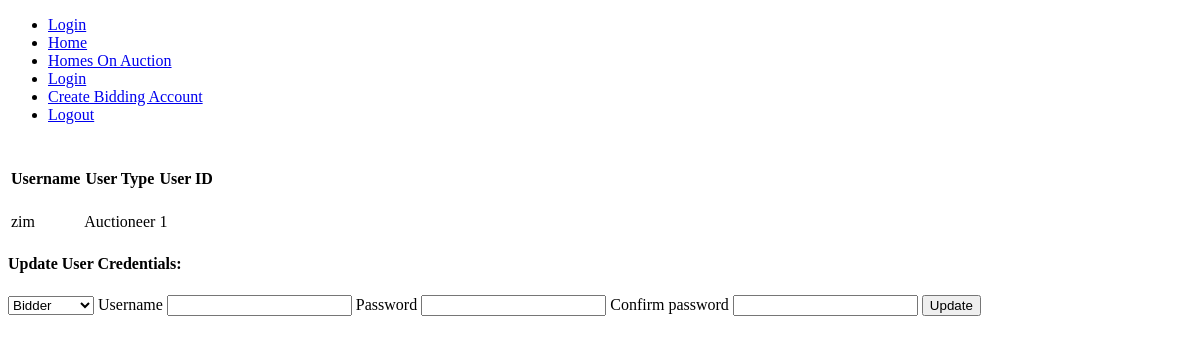
The app's page /admin/admin1, older data.
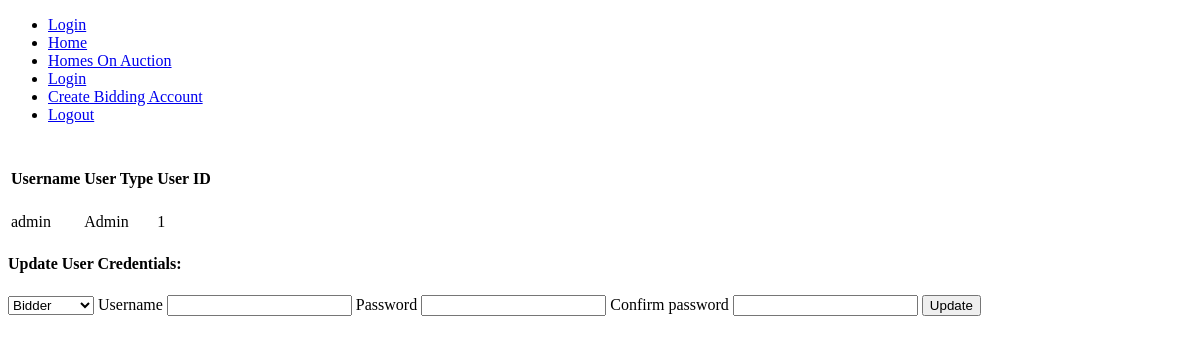
The same page, newer data.
### models.py (models this page shows, shortened)
class User(UserMixin, db.Model):
    role = db.Column(db.String(32), nullable=False)
    user_id = db.Column(db.Integer, primary_key=True)
    offers = db.relationship('Items', secondary='bids',backref=db.backref('bidders', lazy='dynamic'))
    username = db.Column(db.String(64), unique=True, index=True)
    password_hash = db.Column(db.String(128))
    @property
    def password(self):
        raise AttributeError('password is not a readable attribute')

### app.py (the view, shortened to what this page needs)
@app.route("/admin/<username>" + "<user_id>", methods=['GET', 'POST'])
def user_index(username, user_id):
    username = User.query.get(username)
    data = User.query.get(int(user_id))
    form = UpdateUser()
    return render_template('user-index.html', form=form, data=data)

### forms.py (shortened to what this page needs)
class UpdateUser(FlaskForm):
    role = SelectField('types', choices=[('Bidder', 'Bidder'), ('Auctioneer', 'Auctioneer')])
    username = StringField('Username', validators=[
        DataRequired(), Length(1, 64),
        Regexp('^[A-Za-z][A-Za-z0-9_.]*$', 0,
               'Usernames must have only letters, numbers, dots or '
               'underscores')])
    password = PasswordField('Password', validators=[
        DataRequired(), EqualTo('password2', message='Passwords must match.')])
    password2 = PasswordField('Confirm password', validators=[DataRequired()])
    submit = SubmitField('Update')

### templates/user-index.html (shortened to what this page needs)
{% extends "base.html" %}
{% block content %}
<table>
<thead>
  <tr>
    <th><h4>Username</h4></th>
    <th><h4>User Type</h4></th>
    <th><h4>User ID</h4></th>
  </tr>
</thead>
<tbody>
  <tr>
    <td>{{ data.username }}</td>
    <td>{{ data.role }}</td>
    <td>{{ data.user_id }}</td>
  </tr>
</tbody>
</table>
<h4>Update User Credentials:</h4>
<form method="POST">
    {{ form.role() }}
    {{ form.username.label }} {{form.username}}
    {{ form.password.label }} {{ form.password }}
    {{ form.password2.label }} {{ form.password2 }}
    {{ form.submit }}
</form>
{% endblock %}

### templates/base.html (shortened to what this page needs)
<!DOCTYPE html>
<html lang="en">
<head>
</head>
<body>
    <ul>
        <li><a href="{{ url_for('login') }}">Login</a></li>
        <li><a href="{{ url_for('index') }}">Home</a></li>
        <li><a href="{{ url_for('items_index') }}">Homes On Auction</a></li>
        <li><a href="{{ url_for('login') }}">Login</a></li>
        <li><a href="{{ url_for('register') }}">Create Bidding Account</a></li>
        <li><a href="{{ url_for('logout') }}">Logout</a></li>
    </ul>
    <p>{% block content %}{% endblock %}</p>
</body>
</html>

Row changes from the older to the newer data that the page shows:
changed User id 1: username "zim" → "admin"; role "Auctioneer" → "Admin"
